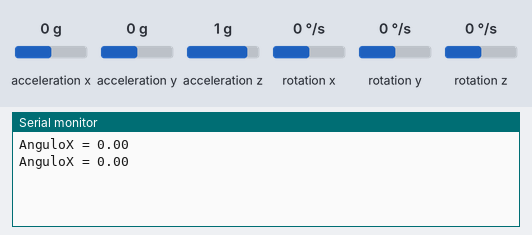
Recording of a sketch running on a simulated Arduino Uno, built with avr-gcc and run on an emulated ATmega328P. Parts: the last lines printed to the serial monitor. Wiring (inferred from the names in the program): MPU-6050 motion sensor at I2C address 0x68. Inputs (shaded band) come from the test bench; at power-on: acceleration z 1 g, acceleration x 0 g, acceleration y 0 g, rotation x 0 °/s, rotation y 0 °/s, rotation z 0 °/s.

Above: at 10.8 s.
10.9 s: acceleration z set to 0 g
At 21.2 s:
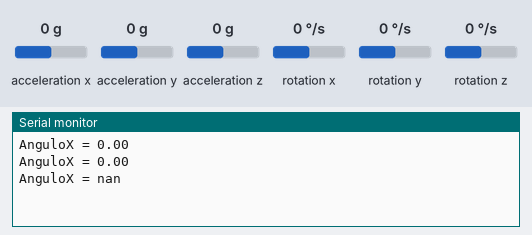
21.5 s: acceleration x set to -1.4 g
At 31.2 s:
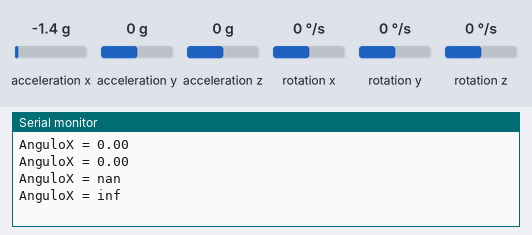
31.5 s: acceleration y set to -1.4 g
At 41.5 s:
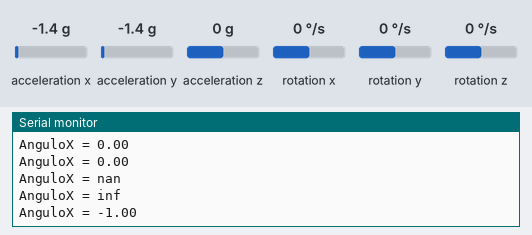

The sketch:

Densimetro.ino
```cpp
#include<Wire.h>

//Endereco I2C do MPU6050
const int MPU=0x68;

//Variaveis para armazenar valores dos sensores
int AcX,AcY,AcZ,Tmp,GyX,GyY,GyZ;
long int xTemp=0, yTemp=0, zTemp=0;
float anguloX, anguloY, anguloZ;
void setup()
{
  Serial.begin(9600);
  Wire.begin();
  Wire.beginTransmission(MPU);
  Wire.write(0x6B);

//  //Inicializa o MPU-6050
//  Wire.write(0);
//  Wire.endTransmission(true);
//
//  for (int temp=0;temp<100;temp++) {
//    Wire.beginTransmission(MPU);
//    Wire.write(0x3B);  // starting with register 0x3B (ACCEL_XOUT_H)
//    Wire.endTransmission(false);
//    //Solicita os dados do sensor
//    Wire.requestFrom(MPU,14,true);
//    xTemp+=Wire.read()<<8|Wire.read(); //0x3B (ACCEL_XOUT_H) & 0x3C (ACCEL_XOUT_L)
//    yTemp+=Wire.read()<<8|Wire.read(); //0x3D (ACCEL_YOUT_H) & 0x3E (ACCEL_YOUT_L)
//    zTemp+=Wire.read()<<8|Wire.read(); //0x3F (ACCEL_YOUT_H) & 0x40 (ACCEL_YOUT_L)
//  }
//  xTemp /=100;
//  yTemp /=100;
//  zTemp /=100;
//  Serial.println(xTemp); //275
//  Serial.println(yTemp); //459
//  Serial.println(zTemp); //15622
  //Valores obtidos da calibração
//  xTemp = 275;
//  yTemp = 459;
//  zTemp = 15622;
}

void loop()
{
  Wire.beginTransmission(MPU);
  Wire.write(0x3B);  // starting with register 0x3B (ACCEL_XOUT_H)
  Wire.endTransmission(false);
  //Solicita os dados do sensor
  Wire.requestFrom(MPU,14,true);
  //Armazena o valor dos sensores nas variaveis correspondentes
  AcX=Wire.read()<<8|Wire.read();  //0x3B (ACCEL_XOUT_H) & 0x3C (ACCEL_XOUT_L)
  AcY=Wire.read()<<8|Wire.read();  //0x3D (ACCEL_YOUT_H) & 0x3E (ACCEL_YOUT_L)
  AcZ=Wire.read()<<8|Wire.read();  //0x3F (ACCEL_ZOUT_H) & 0x40 (ACCEL_ZOUT_L)
  Tmp=Wire.read()<<8|Wire.read();  //0x41 (TEMP_OUT_H) & 0x42 (TEMP_OUT_L)
  GyX=Wire.read()<<8|Wire.read();  //0x43 (GYRO_XOUT_H) & 0x44 (GYRO_XOUT_L)
  GyY=Wire.read()<<8|Wire.read();  //0x45 (GYRO_YOUT_H) & 0x46 (GYRO_YOUT_L)
  GyZ=Wire.read()<<8|Wire.read();  //0x47 (GYRO_ZOUT_H) & 0x48 (GYRO_ZOUT_L)

  anguloX = AcX/sqrt(square(AcY)+square(AcZ));
  Serial.print("AnguloX = "); Serial.println(anguloX);

//  //Calcula a temperatura em graus Celsius
//  Serial.print(" | Tmp = "); Serial.print(Tmp/340.00+36.53);

  delay(10000);
}
```

Measured:
- after the input at 10.9 s, the serial monitor: prints a new line after 9.1 s (image 1)
- after the input at 21.5 s, the serial monitor: prints a new line after 8.5 s (image 2)
- after the input at 31.5 s, the serial monitor: prints a new line after 8.5 s (image 3)
